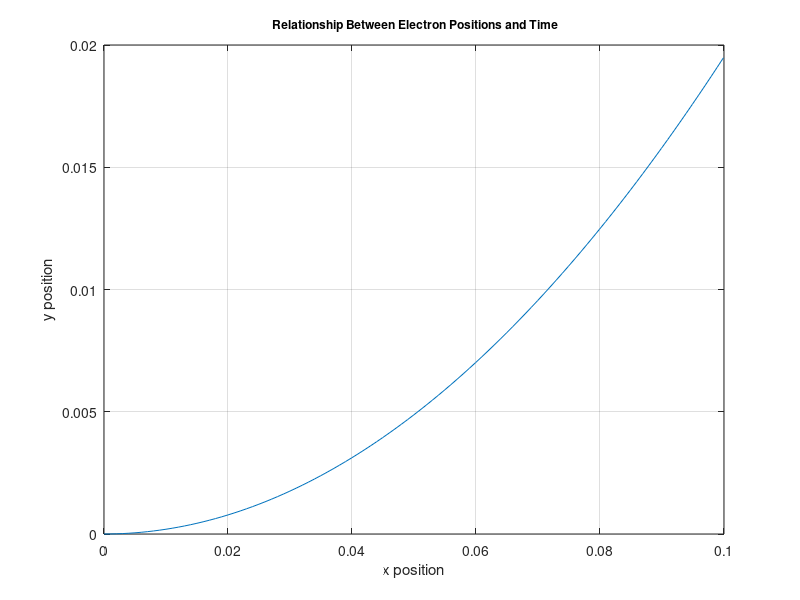

MATLAB code to generate this figure:
clear
clc

disp ('Tugas Nomor 2 Akbar Ramadhani');
disp ('------------------------------');
%const'
e = 1.6*(10^-19); %electron charge (C)
Me = 9.11*(10^-31); %electron mass (Kg)
ve = 3*(10^6); %Electron velocity (m/s)
E = 200; % electric field energy ( N/C)
l = 0.1; % lenght of plate(m)
t = 0:3.33*(10^-10):3.33*(10^-8);%time(s)
%formula of particle position
x = ve*t; %horizontal
a = (e*E)/Me; % accceleration
y = (0.5*a*(t.^2)); %vertica
%Graphic
plot(x,y);grid on;xlabel('x position');ylabel('y position');
title('\fontsize{12} Relationship Between Electron Positions and Time');
